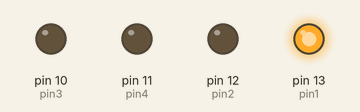
Simulated run of this sketch. Board: Arduino Uno, built with avr-gcc and run on an emulated ATmega328P. On the bench: output pins drawn as LEDs (lit = HIGH).

Above: at 0.05 s.
At 0.55 s:
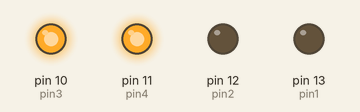
At 0.85 s:
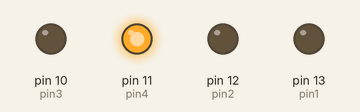
At 1.75 s:
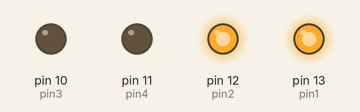
At 2.65 s:
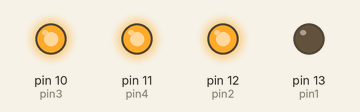
At 3.55 s:
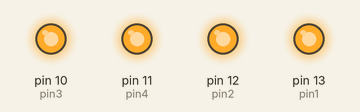
Timing chart, 0 to 3.9 s (numbered marks = the images above):
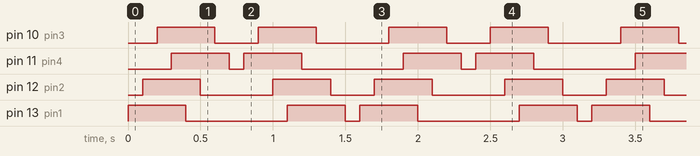

The sketch:

pro4__5_led_fwd_rev.ino
```cpp
int pin1 = 13;
int pin2 = 12;
int pin3 = 10;
int pin4 = 11;
int del = 100;
void setup () {

  pinMode (pin1, OUTPUT);
  pinMode (pin2, OUTPUT);
  pinMode (pin3, OUTPUT);
  pinMode (pin4, OUTPUT);
}

void loop () {
  digitalWrite (pin1, HIGH);
  delay (del);
  digitalWrite (pin2, HIGH);
  delay (del);
  digitalWrite (pin3, HIGH);
  delay (del);
  digitalWrite (pin4, HIGH);
  delay (del);
  digitalWrite(pin1, LOW);
  delay (del);
  digitalWrite(pin2, LOW);
  delay (del);
  digitalWrite(pin3, LOW);
  delay (del);
  digitalWrite(pin4, LOW);
  delay (del);
  digitalWrite (pin4, HIGH);
  delay (del);
  digitalWrite (pin3, HIGH);
  delay (del);
  digitalWrite (pin2, HIGH);
  delay(del);
  digitalWrite (pin1, HIGH);
  delay (del);
  digitalWrite (pin4, LOW);
  delay(del);
  digitalWrite (pin3, LOW);
  delay(del);
  digitalWrite (pin2,LOW);
  delay(del);
  digitalWrite (pin1, LOW);
  delay(del);

}
```

Measured:
- by itself, pin 10 (pin3): repeats every 1.6 s: LOW 0.30 s, HIGH 0.40 s, LOW 0.50 s, HIGH 0.40 s
- by itself, pin 11 (pin4): repeats every 1.6 s: LOW 0.10 s, HIGH 0.40 s, LOW 0.70 s, HIGH 0.40 s
- by itself, pin 12 (pin2): repeats every 1.6 s: LOW 0.50 s, HIGH 0.40 s, LOW 0.30 s, HIGH 0.40 s
- by itself, pin 13 (pin1): repeats every 1.6 s: LOW 0.70 s, HIGH 0.40 s, LOW 0.10 s, HIGH 0.40 s
